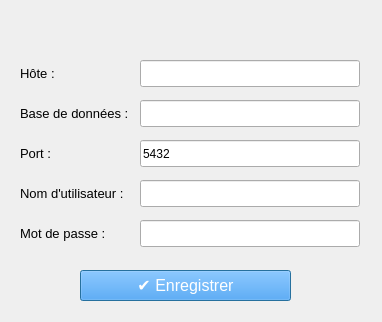
<?xml version="1.0" encoding="UTF-8"?>
<ui version="4.0">
 <class>Dialog</class>
 <widget class="QDialog" name="Dialog">
  <property name="windowModality">
   <enum>Qt::ApplicationModal</enum>
  </property>
  <property name="geometry">
   <rect>
    <x>0</x>
    <y>0</y>
    <width>382</width>
    <height>322</height>
   </rect>
  </property>
  <property name="windowTitle">
   <string>SITN 4D -Historisation d'une table</string>
  </property>
  <widget class="QPushButton" name="pushButton">
   <property name="geometry">
    <rect>
     <x>80</x>
     <y>270</y>
     <width>211</width>
     <height>31</height>
    </rect>
   </property>
   <property name="font">
    <font>
     <pointsize>12</pointsize>
    </font>
   </property>
   <property name="styleSheet">
    <string notr="true">color:white;
background-color:#1E90FF;</string>
   </property>
   <property name="text">
    <string>✔️ Enregistrer</string>
   </property>
   <property name="checkable">
    <bool>false</bool>
   </property>
  </widget>
  <widget class="QLabel" name="label">
   <property name="geometry">
    <rect>
     <x>20</x>
     <y>180</y>
     <width>111</width>
     <height>27</height>
    </rect>
   </property>
   <property name="font">
    <font>
     <pointsize>10</pointsize>
    </font>
   </property>
   <property name="text">
    <string>Nom d'utilisateur :</string>
   </property>
  </widget>
  <widget class="QLabel" name="label_2">
   <property name="geometry">
    <rect>
     <x>20</x>
     <y>220</y>
     <width>91</width>
     <height>27</height>
    </rect>
   </property>
   <property name="font">
    <font>
     <pointsize>10</pointsize>
    </font>
   </property>
   <property name="text">
    <string>Mot de passe :</string>
   </property>
  </widget>
  <widget class="QLabel" name="label_3">
   <property name="geometry">
    <rect>
     <x>20</x>
     <y>60</y>
     <width>91</width>
     <height>27</height>
    </rect>
   </property>
   <property name="font">
    <font>
     <pointsize>10</pointsize>
    </font>
   </property>
   <property name="text">
    <string>Hôte :</string>
   </property>
  </widget>
  <widget class="QLineEdit" name="pg_db_host">
   <property name="geometry">
    <rect>
     <x>140</x>
     <y>60</y>
     <width>220</width>
     <height>27</height>
    </rect>
   </property>
  </widget>
  <widget class="QLabel" name="label_4">
   <property name="geometry">
    <rect>
     <x>20</x>
     <y>140</y>
     <width>91</width>
     <height>27</height>
    </rect>
   </property>
   <property name="font">
    <font>
     <pointsize>10</pointsize>
    </font>
   </property>
   <property name="text">
    <string>Port :</string>
   </property>
  </widget>
  <widget class="QLabel" name="label_5">
   <property name="geometry">
    <rect>
     <x>20</x>
     <y>100</y>
     <width>111</width>
     <height>27</height>
    </rect>
   </property>
   <property name="font">
    <font>
     <pointsize>10</pointsize>
    </font>
   </property>
   <property name="text">
    <string>Base de données :</string>
   </property>
  </widget>
  <widget class="QLineEdit" name="pg_db_database">
   <property name="geometry">
    <rect>
     <x>140</x>
     <y>100</y>
     <width>220</width>
     <height>27</height>
    </rect>
   </property>
  </widget>
  <widget class="QLineEdit" name="pg_db_user">
   <property name="geometry">
    <rect>
     <x>140</x>
     <y>180</y>
     <width>220</width>
     <height>27</height>
    </rect>
   </property>
  </widget>
  <widget class="QgsPasswordLineEdit" name="pg_db_password">
   <property name="geometry">
    <rect>
     <x>140</x>
     <y>220</y>
     <width>220</width>
     <height>27</height>
    </rect>
   </property>
  </widget>
  <widget class="QLineEdit" name="pg_db_port">
   <property name="geometry">
    <rect>
     <x>140</x>
     <y>140</y>
     <width>220</width>
     <height>27</height>
    </rect>
   </property>
   <property name="text">
    <string>5432</string>
   </property>
  </widget>
 </widget>
 <customwidgets>
  <customwidget>
   <class>QgsPasswordLineEdit</class>
   <extends>QLineEdit</extends>
   <header>qgspasswordlineedit.h</header>
  </customwidget>
 </customwidgets>
 <resources/>
 <connections/>
</ui>
